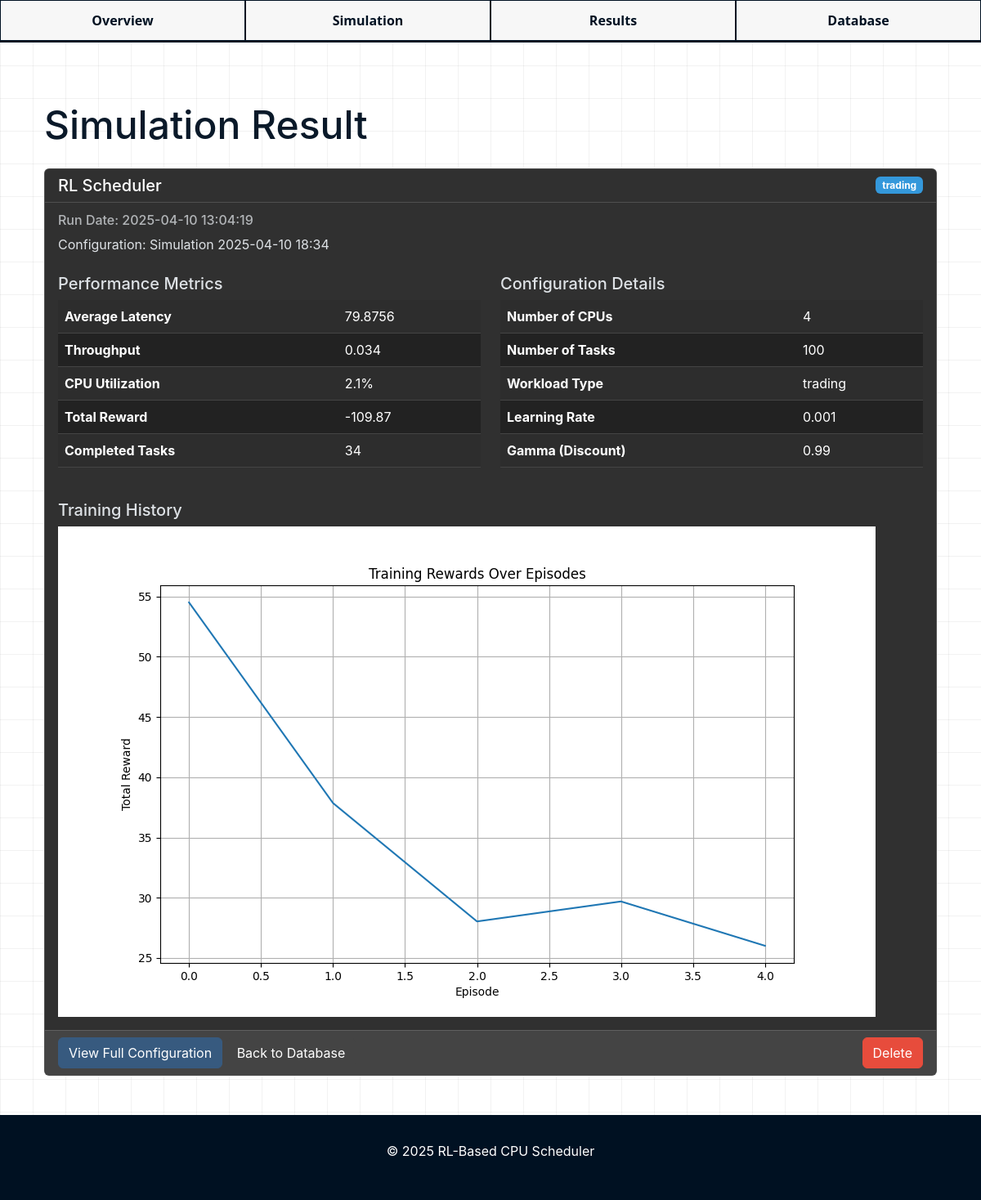
Page /view_result/1 on the committed database.
### database.py (models this page shows, shortened)
class SimulationResult(db.Model):
    id = db.Column(db.Integer, primary_key=True)
    config_id = db.Column(db.Integer, db.ForeignKey('simulation_config.id'), nullable=False)
    scheduler_type = db.Column(db.String(20), nullable=False)
    run_date = db.Column(db.DateTime, default=datetime.datetime.utcnow)
    avg_latency = db.Column(db.Float)
    throughput = db.Column(db.Float)
    cpu_utilization = db.Column(db.Float)
    total_reward = db.Column(db.Float)
    completed_tasks = db.Column(db.Integer)
    training_history = db.Column(db.JSON)

class SimulationConfig(db.Model):
    id = db.Column(db.Integer, primary_key=True)
    name = db.Column(db.String(100), nullable=False)
    description = db.Column(db.Text)
    created_at = db.Column(db.DateTime, default=datetime.datetime.utcnow)
    user_id = db.Column(db.Integer, db.ForeignKey('user.id'), nullable=False)
    num_cpus = db.Column(db.Integer, default=4)
    num_tasks = db.Column(db.Integer, default=100)
    workload_type = db.Column(db.String(20), default='trading')
    reward_latency_weight = db.Column(db.Float, default=0.7)
    reward_throughput_weight = db.Column(db.Float, default=0.3)
    max_steps = db.Column(db.Integer, default=1000)
    learning_rate = db.Column(db.Float, default=0.001)
    gamma = db.Column(db.Float, default=0.99)
    epsilon = db.Column(db.Float, default=1.0)
    epsilon_min = db.Column(db.Float, default=0.01)
    epsilon_decay = db.Column(db.Float, default=0.995)
    memory_size = db.Column(db.Integer, default=10000)
    batch_size = db.Column(db.Integer, default=64)
    time_quantum = db.Column(db.Integer, default=2)  #for round robin
    results = db.relationship('SimulationResult', backref='config', lazy=True, cascade="all, delete-orphan")

### app.py (the view)
@app.route('/view_result/<int:result_id>')
def view_result(result_id):
    result = SimulationResult.query.options(
        db.joinedload(SimulationResult.config)
    ).get_or_404(result_id)
    plots = {}
    if result.training_history and 'rewards' in result.training_history:
        plt.figure(figsize=(10, 6))
        plt.plot(result.training_history['rewards'])
        plt.title('Training Rewards Over Episodes')
        plt.xlabel('Episode')
        plt.ylabel('Total Reward')
        plt.grid(True)
        img = io.BytesIO()
        plt.savefig(img, format='png')
        img.seek(0)
        plots['training'] = base64.b64encode(img.getvalue()).decode()
        plt.close()
    return render_template('view_result.html', result=result, plots=plots)

### templates/view_result.html (shortened to what this page needs)
{% extends "layout.html" %}
{% block content %}
<div class="container mt-5">
    <div class="row">
        <div class="col">
            <h1>Simulation Result</h1>
            <div class="card my-4">
                <div class="card-header bg-dark text-white">
                    <div class="d-flex justify-content-between align-items-center">
                        <h5 class="mb-0">{{ result.scheduler_type }} Scheduler</h5>
                        <span class="badge bg-info">{{ result.config.workload_type }}</span>
                    </div>
                </div>
                <div class="card-body">
                    <h6 class="card-subtitle mb-2 text-muted">
                        Run Date: {{ result.run_date.strftime('%Y-%m-%d %H:%M:%S') }}
                    </h6>
                    <p class="card-text">Configuration: {{ result.config.name }}</p>
                    <div class="row mt-4">
                        <div class="col-md-6">
                            <h5>Performance Metrics</h5>
                            <table class="table table-striped">
                                <tr>
                                    <th>Average Latency</th>
                                    <td>{{ result.avg_latency|round(4) }}</td>
                                </tr>
                                <tr>
                                    <th>Throughput</th>
                                    <td>{{ result.throughput|round(4) }}</td>
                                </tr>
                                <tr>
                                    <th>CPU Utilization</th>
                                    <td>{{ (result.cpu_utilization * 100)|round(1) }}%</td>
                                </tr>
                                <tr>
                                    <th>Total Reward</th>
                                    <td>{{ result.total_reward|round(2) }}</td>
                                </tr>
                                <tr>
                                    <th>Completed Tasks</th>
                                    <td>{{ result.completed_tasks }}</td>
                                </tr>
                            </table>
                        </div>
                        <div class="col-md-6">
                            <h5>Configuration Details</h5>
                            <table class="table table-striped">
                                <tr>
                                    <th>Number of CPUs</th>
                                    <td>{{ result.config.num_cpus }}</td>
                                </tr>
                                <tr>
                                    <th>Number of Tasks</th>
                                    <td>{{ result.config.num_tasks }}</td>
                                </tr>
                                <tr>
                                    <th>Workload Type</th>
                                    <td>{{ result.config.workload_type }}</td>
                                </tr>
                                {% if result.scheduler_type == "RL" %}
                                <tr>
                                    <th>Learning Rate</th>
                                    <td>{{ result.config.learning_rate }}</td>
                                </tr>
                                <tr>
                                    <th>Gamma (Discount)</th>
                                    <td>{{ result.config.gamma }}</td>
                                </tr>
                                {% endif %}
                            </table>
                        </div>
                    </div>
                    {% if plots and plots.training %}
                    <div class="row mt-4">
                        <div class="col">
                            <h5>Training History</h5>
                            <img class="img-fluid" alt="Training Rewards">
                        </div>
                    </div>
                    {% endif %}
                </div>
                <div class="card-footer">
                    <a href="{{ url_for('view_config', config_id=result.config.id) }}" class="btn btn-primary">View Full Configuration</a>
                    <a href="{{ url_for('db_management') }}" class="btn btn-secondary">Back to Database</a>
                    <a href="{{ url_for('delete_result', result_id=result.id) }}" class="btn btn-danger float-end"
                       onclick="return confirm('Are you sure you want to delete this result?');">Delete</a>
                </div>
            </div>
        </div>
    </div>
</div>
{% endblock %}

### static/css/overflow.css (style rules this page uses)
:root { --primary-blue: #3498db; --primary-yellow: #f1c40f; --primary-green: #2ecc71; --primary-purple: #9b59b6; --primary-orange: #e67e22; --primary-red: #e74c3c; --primary-pink: #e6a8d7; --background-color: #ffffff; --dark-text: #0a1929; --light-text: #718096; --border-color: #e2e8f0; --grid-color: rgba(0, 0, 0, 0.05); }
* { margin: 0; padding: 0; box-sizing: border-box; }
body { font-family: 'Inter', sans-serif; background-color: var(--background-color); color: var(--dark-text); background-image: linear-gradient(var(--grid-color) 1px, transparent 1px), linear-gradient(90deg, var(--grid-color) 1px, transparent 1px); background-size: 40px 40px; position: relative; min-height: 100vh; display: flex; flex-direction: column; }

### rows in the picture
SimulationResult: scheduler_type "RL", run_date "2025-04-10 13:04:19", avg_latency "79.8756", throughput "0.034", (result.cpu_utilization*100)|round(1) "2.1", total_reward "-109.87", completed_tasks "34"
SimulationConfig: config.workload_type "trading", config.name "Simulation 2025-04-10 18:34", config.num_cpus "4", config.num_tasks "100", config.learning_rate "0.001", config.gamma "0.99"
